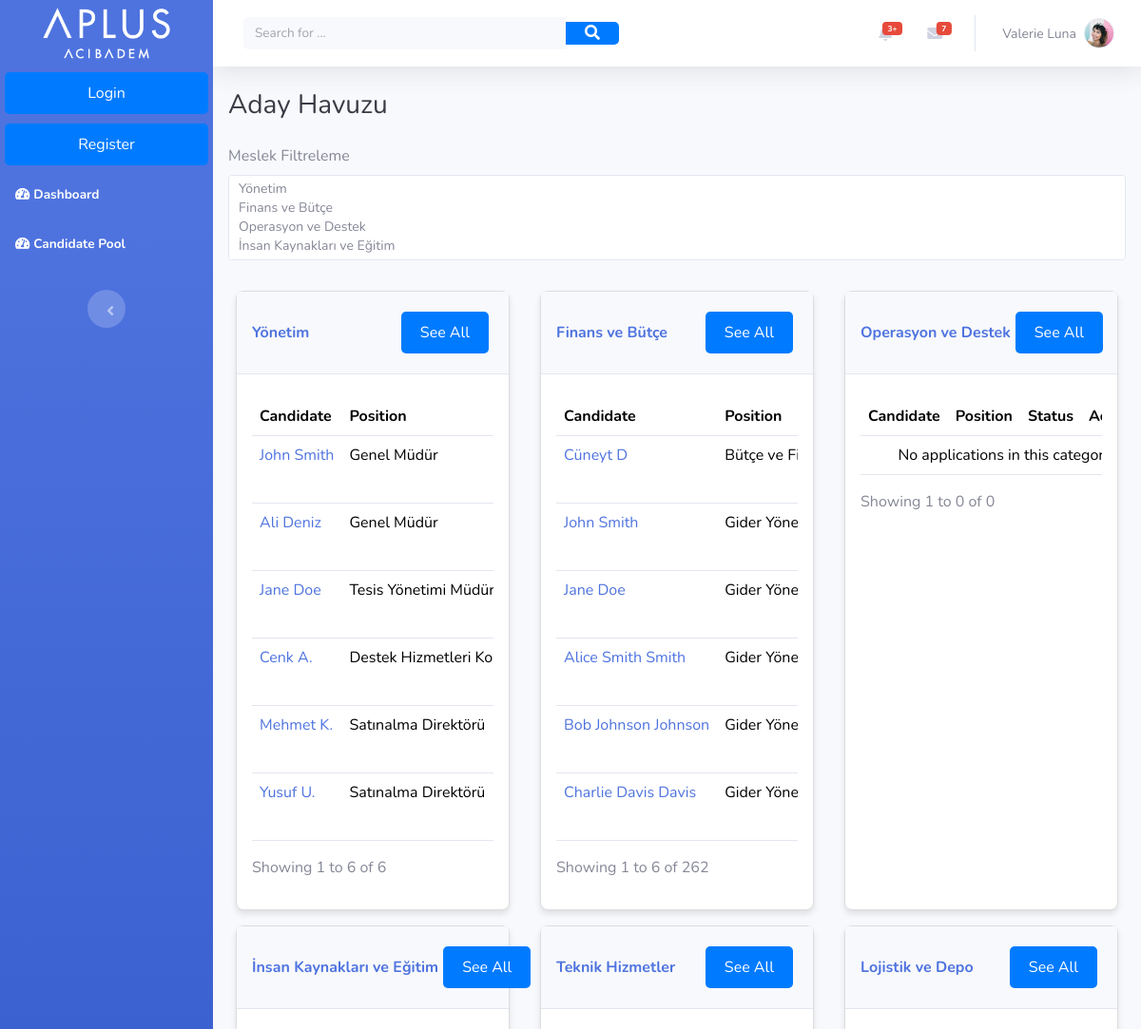
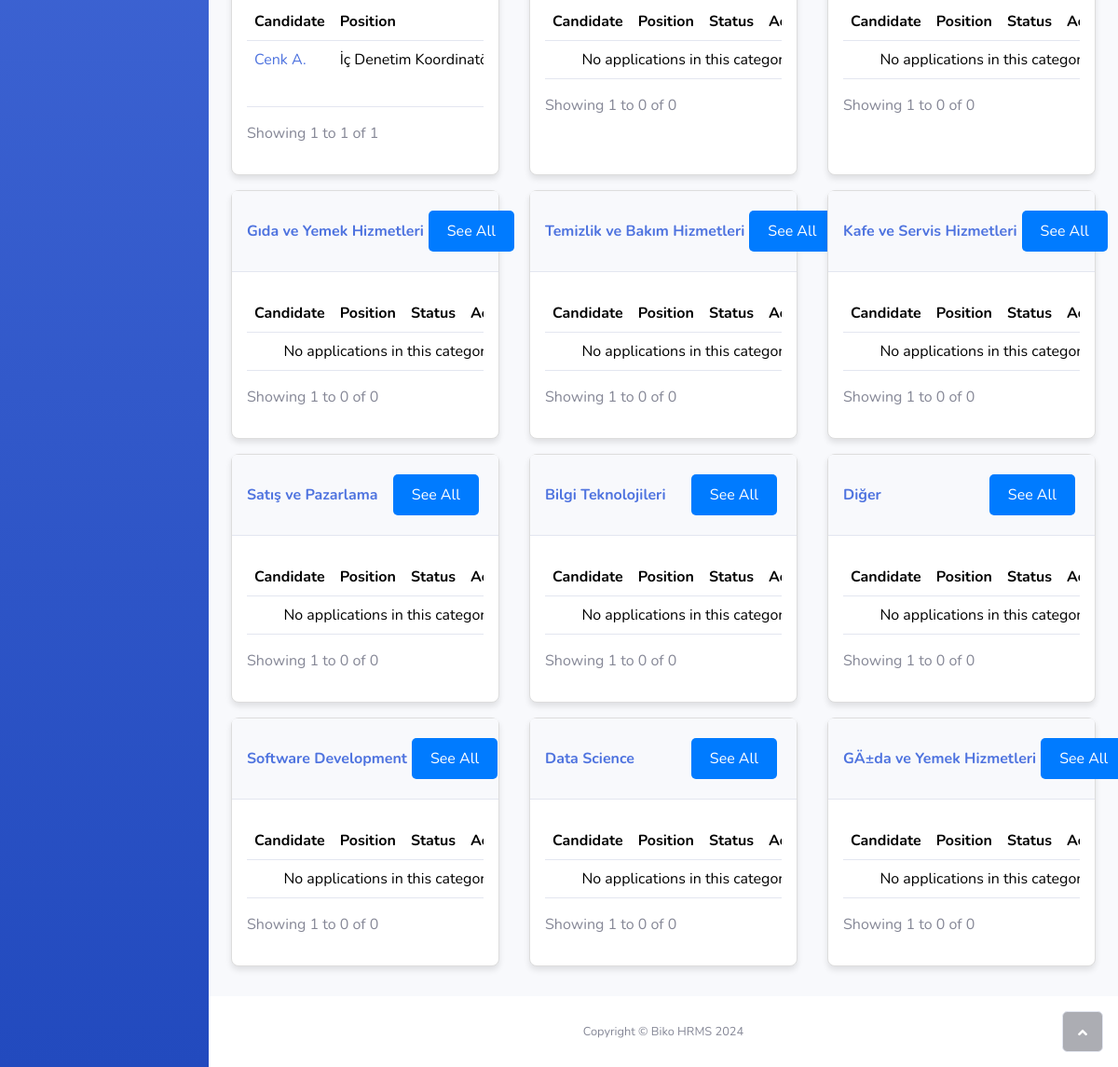
/candidate/candidate_pool/, run on the app's committed database (2 pictures, top to bottom).
### biko_hr/models.py (models this page shows, shortened)
class JobCategory(models.Model):
    category_name = models.CharField(max_length=100)

class Candidate(models.Model):
    name = models.CharField(max_length=100)
    surname = models.CharField(max_length=100)
    email = models.EmailField(null=True, blank=True)
    phone = models.CharField(max_length=15)
    experience = models.TextField(null=True, blank=True)
    skills = models.TextField(null=True, blank=True)
    birth_date = models.DateField()
    residence_city = models.CharField(max_length=100)
    residence_district = models.CharField(max_length=100)
    education_level = models.CharField(max_length=50)        #choices=[
    school_name = models.CharField(max_length=150, null=True, blank=True)
    department = models.CharField(max_length=100, null=True, blank=True)
    desired_locations = models.ManyToManyField('Location', null=True, blank=True)

class Position(models.Model):
    position = models.CharField(max_length=100)
    category = models.ForeignKey(JobCategory, on_delete=models.CASCADE, null=True,blank=True, default=None)

### candidate/views.py (the view)
# urls.py: path('candidate_pool/', views.get_candidate_pool, name='candidate_pool_dashboard'),
def get_candidate_pool(request):
    raw_categories = JobCategory.objects.all()
    categories = JobCategory.objects.prefetch_related(
        'position_set',
        'position_set__incubationjob_set__application_set__candidate'
    ).all()
    category_data = []
    for category in categories:
        applications = []
        for position in category.position_set.all():
            for job in position.incubationjob_set.all():
                for application in job.application_set.all():
                    applications.append({
                        'candidate': application.candidate,
                        'position': position.position,
                        'job': job,
                        'application_date': application.application_date,
                        'status': application.status
                    })
        category_data.append({
            'id': category.id,
            'name': category.category_name,
            'applications': applications
        })
    return render(request, 'candidate_pool_dashboard.html', {
        'raw_categories': raw_categories,  # For the dropdown
        'categories': category_data       # For the cards
    })

### candidate/templates/candidate_pool_dashboard.html (shortened to what this page needs)
{% extends 'home.html' %}
{% load bootstrap4 %}
{% load static %}
{% block content %}
<head>
</head>
<body id="page-top">
    <div id="wrapper">
        <div id="content-wrapper" class="d-flex flex-column">
            <div id="content">
                <div class="container-fluid">
                    <h3 class="text-dark mb-4">Aday Havuzu</h3>
                    <div class="col-md-6 text-nowrap">
                        <div class="mb-4">
                            <label for="categoryFilter" class="form-label">Meslek Filtreleme</label>
                            <select id="categoryFilter" class="form-select form-select-sm" multiple>
                                {% for category in raw_categories %}
                                    <option value="{{ category.id }}">{{ category.category_name }}</option>
                                {% endfor %}
                            </select>
                        </div>
                        <div id="categoryCards" class="d-flex flex-wrap justify-content-start">
                            {% for category in categories %}
                                <div class="card category-card" data-category-id="{{ category.id }}">
                                    <div class="card-header py-3 d-flex justify-content-between align-items-center">
                                        <p class="text-primary m-0 fw-bold">{{ category.name }}</p>
                                        <a href="{% url 'category_detail' category_id=category.id %}"
                                           class="btn btn-sm btn-outline-primary">See All</a>
                                    </div>
                                    <div class="card-body">
                                        <div id="dataTable" class="table-responsive table mt-2">
                                            <table class="table my-0">
                                                <thead>
                                                    <tr>
                                                        <th>Candidate</th>
                                                        <th>Position</th>
                                                        <th>Status</th>
                                                        <th>Actions</th>
                                                    </tr>
                                                </thead>
                                                <tbody>
                                                    {% for app in category.applications|slice:":6" %}
                                                        <tr>
                                                            <td>
                                                                <a href="{% url 'candidate_profile' candidate_id=app.candidate.id %}"
                                                                   class="text-decoration-none">
                                                                    {{ app.candidate.name }} {{ app.candidate.surname }}
                                                                </a>
                                                            </td>
                                                            <td>{{ app.position }}</td>
                                                        </tr>
                                                    {% empty %}
                                                        <tr>
                                                            <td colspan="4" class="text-center">No applications in this category</td>
                                                        </tr>
                                                    {% endfor %}
                                                </tbody>
                                            </table>
                                        </div>
                                        <div class="row">
                                            <div class="col-md-6 align-self-center">
                                                <p id="dataTable_info" class="dataTables_info" role="status" aria-live="polite">
                                                    Showing 1 to {{ category.applications|slice:":6"|length }} of {{ category.applications|length }}
                                                </p>
                                            </div>
                                        </div>
                                    </div>
                                </div>
                            {% endfor %}
                        </div>
                    </div>
                </div>
            </div>
        </div>
    </div>
</body>
{% endblock %}

### biko_hr/templates/home.html (style rules this page uses)
.btn { padding: 10px 20px; background-color: #007BFF; color: white; border: none; border-radius: 5px; font-size: 16px; cursor: pointer; margin: 5px; }

### candidate/templates/candidate_pool_dashboard.html (style rules this page uses)
.btn { padding: 10px 20px; background-color: #007BFF; color: white; border: none; border-radius: 5px; font-size: 16px; cursor: pointer; margin: 5px; }
.container-fluid { max-width: 100%; padding: 0 1rem; }
#categoryCards { display: grid; grid-template-columns: repeat(4, 1fr); gap: 1rem; justify-items: center; margin-top: 2rem; }
.col-md-6.text-nowrap { width: 100%; margin-bottom: 2rem; }
.category-card { width: 18rem; margin: 0 auto; border: 1px solid #ddd; border-radius: 8px; box-shadow: 0 4px 6px rgba(0, 0, 0, 0.1); cursor: pointer; transition: transform 0.2s, box-shadow 0.2s; }
@media (max-width: 1200px) { #categoryCards { grid-template-columns: repeat(3, 1fr); } }

### data on the page
JobCategory: {{ category.id }} 1 (drawn), name "Yönetim"
Candidate: candidate.name "John", candidate.surname "Smith", position "Genel Müdür", position "Gider…"
Candidate: candidate.name "Ali", candidate.surname "Deniz", position "Genel Müdür"
Candidate: candidate.name "Jane", candidate.surname "Doe", position "Tesis Yönetimi…", position "Gider…"
Candidate: candidate.name "Cenk", candidate.surname "A.", position "Destek Hizmetleri…", position "İç Denetim…"
Candidate: candidate.name "Mehmet", candidate.surname "K.", position "Satınalma Direktörü"
Candidate: candidate.name "Yusuf", candidate.surname "U.", position "Satınalma Direktörü"
JobCategory: {{ category.id }} 2 (drawn), name "Finans ve Bütçe"
Candidate: candidate.name "Cüneyt", candidate.surname "D", position "Bütçe ve…"
Candidate: candidate.name "Alice Smith", candidate.surname "Smith", position "Gider…"
Candidate: candidate.name "Bob Johnson", candidate.surname "Johnson", position "Gider…"
Candidate: candidate.name "Charlie Davis", candidate.surname "Davis", position "Gider…"
JobCategory: {{ category.id }} 3 (drawn), name "Operasyon ve Destek"
JobCategory: {{ category.id }} 4 (drawn), name "İnsan Kaynakları ve Eğitim"
JobCategory: {{ category.id }} 5 (drawn), name "Teknik Hizmetler"
JobCategory: name "Lojistik ve Depo"
JobCategory: name "Gıda ve Yemek Hizmetleri"
JobCategory: name "Temizlik ve Bakım Hizmetleri"
JobCategory: name "Kafe ve Servis Hizmetleri"
JobCategory: name "Satış ve Pazarlama"
JobCategory: name "Bilgi Teknolojileri"
JobCategory: name "Diğer"
JobCategory: name "Software Development"
JobCategory: name "Data Science"
JobCategory: name "GÄ±da ve Yemek Hizmetleri"

### other printed values
{{ category.applications|slice:":6"|length }} "6" "6" "0" "1" "0" "0" "0" "0" "0" "0" "0" "0" "0" "0" "0"
{{ category.applications|length }} "6" "262" "0" "1" "0" "0" "0" "0" "0" "0" "0" "0" "0" "0" "0"
